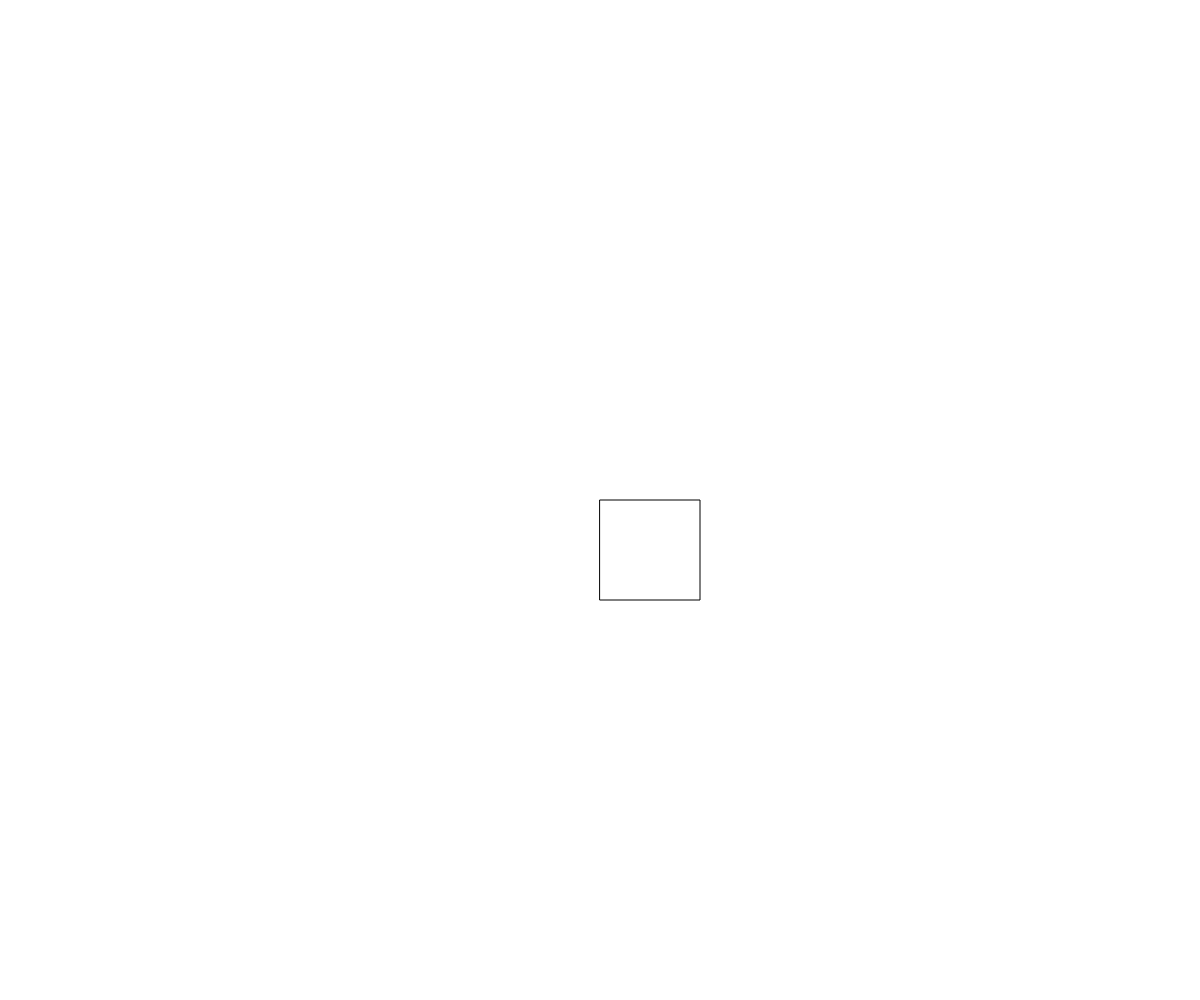
Frame 1 (no input)
Frame 60 (no input): identical to frame 1, image omitted
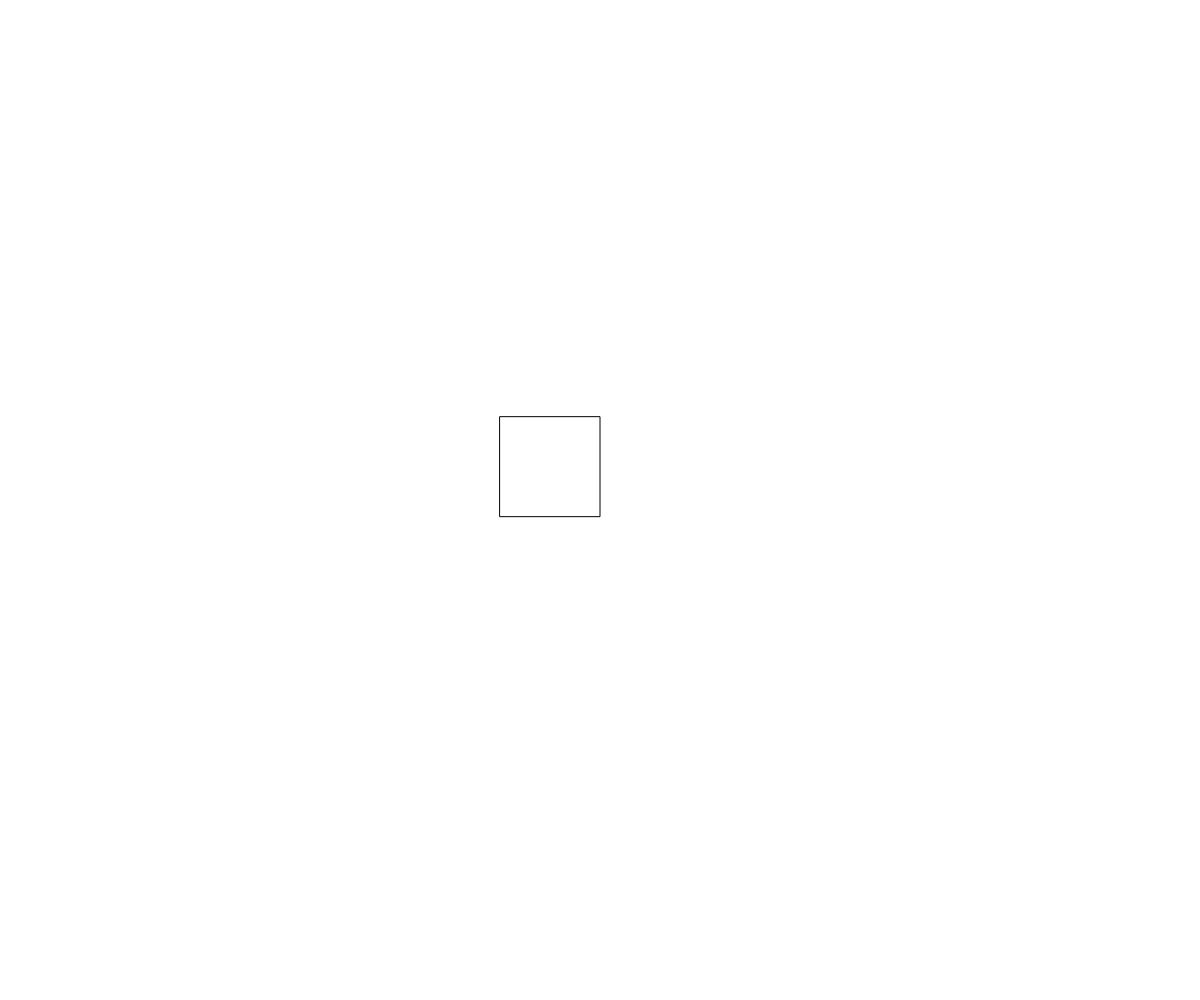
Frame 120 (the mouse pressed at the canvas centre since frame 60)

The p5.js sketch that drew these frames (run headless with seeded random() and noise() and a simulated clock; from frame 60 on, the mouse is pressed at the canvas centre):

// p5.js sketch
// ── sketch.js
function setup() {
  createCanvas(windowWidth, windowHeight);

}


function interactiveBackground() {
  let a;
  let b;
  a = mouseX/6;
  b = mouseY/6;
  rect(width/2-a ,height/2-b ,100 ,100 );


}

function draw() {
  background(255);
  interactiveBackground();

}
